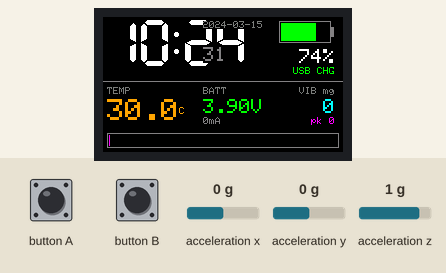
Simulated run of this sketch. Board: ESP32. Shown: 240×135 colour display. Inputs (shaded band) come from the test bench; at power-on: acceleration x 0 g, acceleration y 0 g, acceleration z 1 g. The local clock reads 2024-03-15 10:24:30 at power-on unless the sketch sets it; what the sketch prints to the serial monitor is not drawn.

Above: at 1.3 s.
1.4 s: acceleration x set to -1.4 g
At 3.73 s:
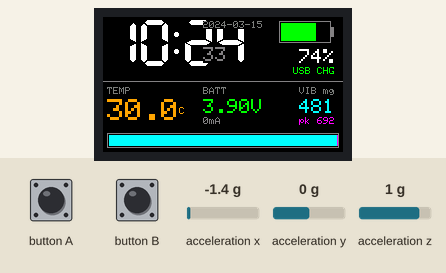
3.8 s: button A pressed for 0.15 s
At 4.04 s:
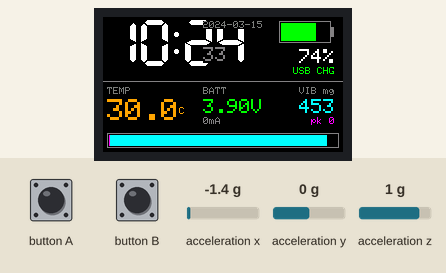
4.5 s: acceleration y set to -1.4 g
At 4.91 s:
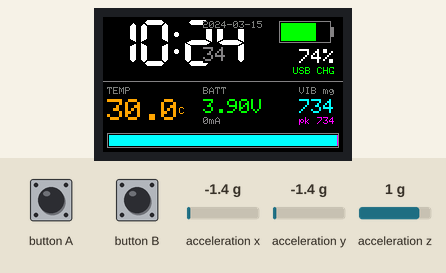
6.2 s: button A pressed for 1 s
At 7.9 s:
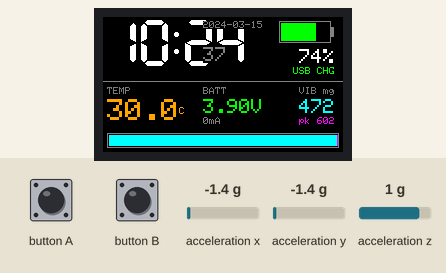
Timing chart, 0 to 9.4 s (numbered marks = the images above; inputs shaded):
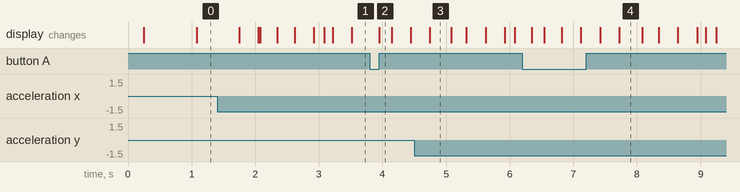

Measured:
- after the input at 1.4 s, the display: first changes after 0.35 s (image 1 shows a later state)

The sketch:

dashboard.ino
```cpp
/*
 * M5StickC Plus - Dashboard
 *   Time  : BM8563 RTC
 *   Temp  : MPU6886 on-die sensor
 *   Batt  : AXP192 PMU
 *   Vib   : MPU6886 accelerometer, high-passed RMS
 *
 *   BtnA : reset vibration peak
 *   BtnB : cycle backlight brightness
 */
#include <M5StickCPlus.h>
#include <math.h>

#define SCR_W 240
#define SCR_H 135

#define C_BG      0x0000  // black
#define C_DIM     0x8410  // grey
#define C_LABEL   0x7BEF  // light grey
#define C_TIME    0xFFFF  // white
#define C_TEMP    0xFD20  // orange
#define C_BATT_OK 0x07E0  // green
#define C_BATT_MD 0xFFE0  // yellow
#define C_BATT_LO 0xF800  // red
#define C_VIB     0x07FF  // cyan
#define C_PEAK    0xF81F  // magenta

TFT_eSprite spr = TFT_eSprite(&M5.Lcd);

// ---- vibration measurement ----
// |a| minus a slow-tracking gravity baseline (high-pass), RMS over a window.
const uint32_t VIB_WINDOW_MS = 250;
float    gravityBaseline = 1.0f;
double   vibSumSq        = 0.0;
uint32_t vibCount        = 0;
uint32_t vibWindowStart  = 0;
float    vibRmsMg        = 0.0f;
float    vibPeakMg       = 0.0f;
float    vibBarMg        = 0.0f;

const float VIB_FULLSCALE_MG = 500.0f;

uint32_t lastImuMs  = 0;
uint32_t lastDrawMs = 0;
uint32_t lastLogMs  = 0;

const uint32_t IMU_PERIOD_MS  = 5;     // 200 Hz
const uint32_t DRAW_PERIOD_MS = 100;   // 10 fps
const uint32_t LOG_PERIOD_MS  = 1000;

// AXP192::ScreenBreath() takes 0-100 (percent), mapped to 2500-3200 mV backlight.
uint8_t brightnessIdx = 0;
const uint8_t BRIGHTNESS[] = {100, 75, 50, 25};

float batPercent(float v) {
  float p = (v - 3.10f) / (4.18f - 3.10f) * 100.0f;
  if (p < 0)   p = 0;
  if (p > 100) p = 100;
  return p;
}

// If the RTC is not running (implausible year), seed it from build time.
void seedRtcFromBuildTime() {
  RTC_DateTypeDef d;
  M5.Rtc.GetDate(&d);
  if (d.Year >= 2024 && d.Year <= 2099) return;

  const char *mon[] = {"Jan","Feb","Mar","Apr","May","Jun",
                       "Jul","Aug","Sep","Oct","Nov","Dec"};
  char mstr[4] = {0};
  int day = 0, year = 0, hh = 0, mm = 0, ss = 0;
  sscanf(__DATE__, "%3s %d %d", mstr, &day, &year);
  sscanf(__TIME__, "%d:%d:%d", &hh, &mm, &ss);

  uint8_t month = 1;
  for (uint8_t i = 0; i < 12; i++) {
    if (strncmp(mstr, mon[i], 3) == 0) { month = i + 1; break; }
  }

  RTC_DateTypeDef nd;
  nd.WeekDay = 0;
  nd.Month   = month;
  nd.Date    = (uint8_t)day;
  nd.Year    = (uint16_t)year;

  RTC_TimeTypeDef nt;
  nt.Hours   = (uint8_t)hh;
  nt.Minutes = (uint8_t)mm;
  nt.Seconds = (uint8_t)ss;

  M5.Rtc.SetDate(&nd);
  M5.Rtc.SetTime(&nt);
  Serial.printf("RTC seeded from build time: %04d-%02d-%02d %02d:%02d:%02d\n",
                year, month, day, hh, mm, ss);
}

void setup() {
  M5.begin();
  M5.Imu.Init();
  Serial.begin(115200);

  M5.Lcd.setRotation(3);
  M5.Axp.ScreenBreath(BRIGHTNESS[brightnessIdx]);

  spr.setColorDepth(16);
  spr.createSprite(SCR_W, SCR_H);

  seedRtcFromBuildTime();

  float ax, ay, az;
  M5.Imu.getAccelData(&ax, &ay, &az);
  gravityBaseline = sqrtf(ax * ax + ay * ay + az * az);

  vibWindowStart = millis();
  Serial.println("\n=== M5StickC Plus dashboard ===");
  Serial.println("time,tempC,batV,batPct,vibRms_mg,vibPeak_mg");
}

void sampleImu() {
  float ax, ay, az;
  M5.Imu.getAccelData(&ax, &ay, &az);
  float mag = sqrtf(ax * ax + ay * ay + az * az);

  // single-pole high pass: baseline slowly follows |a|, the residual is motion
  gravityBaseline += (mag - gravityBaseline) * 0.02f;
  float dyn = mag - gravityBaseline;

  vibSumSq += (double)dyn * dyn;
  vibCount++;

  uint32_t now = millis();
  if (now - vibWindowStart >= VIB_WINDOW_MS) {
    if (vibCount > 0) {
      vibRmsMg = sqrtf((float)(vibSumSq / vibCount)) * 1000.0f;
      if (vibRmsMg > vibPeakMg) vibPeakMg = vibRmsMg;
      vibBarMg += (vibRmsMg - vibBarMg) * 0.5f;
    }
    vibSumSq = 0.0;
    vibCount = 0;
    vibWindowStart = now;
  }
}

void drawBar(int x, int y, int w, int h, float value, float fullscale, uint16_t color) {
  spr.drawRect(x, y, w, h, C_DIM);
  int inner  = w - 4;
  int filled = (int)(inner * (value / fullscale));
  if (filled < 0)     filled = 0;
  if (filled > inner) filled = inner;
  if (filled > 0) spr.fillRect(x + 2, y + 2, filled, h - 4, color);
}

void render() {
  RTC_TimeTypeDef t;
  RTC_DateTypeDef d;
  M5.Rtc.GetTime(&t);
  M5.Rtc.GetDate(&d);

  float tempC;
  M5.Imu.getTempData(&tempC);

  float batV   = M5.Axp.GetBatVoltage();
  float batI   = M5.Axp.GetBatCurrent();
  float vbus   = M5.Axp.GetVBusVoltage();
  float batPct = batPercent(batV);
  bool  usbIn  = (vbus > 4.0f);

  uint16_t battColor = (batPct > 50) ? C_BATT_OK : (batPct > 20 ? C_BATT_MD : C_BATT_LO);

  spr.fillSprite(C_BG);

  // ---- top row: clock + battery ----
  spr.setTextDatum(TL_DATUM);
  spr.setTextColor(C_TIME, C_BG);
  spr.setTextSize(1);
  spr.setTextFont(7);
  char hm[8];
  snprintf(hm, sizeof(hm), "%02d:%02d", t.Hours, t.Minutes);
  spr.drawString(hm, 4, 2);

  spr.setTextFont(1);
  spr.setTextSize(2);
  spr.setTextColor(C_DIM, C_BG);
  char ss[4];
  snprintf(ss, sizeof(ss), "%02d", t.Seconds);
  spr.drawString(ss, 100, 30);

  spr.setTextSize(1);
  char ds[16];
  snprintf(ds, sizeof(ds), "%04d-%02d-%02d", d.Year, d.Month, d.Date);
  spr.setTextColor(C_LABEL, C_BG);
  spr.drawString(ds, 100, 4);

  // battery glyph, top right
  int bx = 176, by = 4, bw = 52, bh = 22;
  spr.drawRect(bx, by, bw, bh, C_DIM);
  spr.fillRect(bx + bw, by + 6, 3, 10, C_DIM);
  int fill = (int)((bw - 4) * batPct / 100.0f);
  if (fill > 0) spr.fillRect(bx + 2, by + 2, fill, bh - 4, battColor);

  spr.setTextDatum(TR_DATUM);
  spr.setTextColor(C_TIME, C_BG);
  spr.setTextSize(2);
  spr.drawString(String((int)(batPct + 0.5f)) + "%", 232, 32);
  spr.setTextSize(1);
  spr.setTextColor(usbIn ? C_BATT_OK : C_DIM, C_BG);
  spr.drawString(usbIn ? "USB CHG" : "BATT", 232, 50);

  spr.drawFastHLine(0, 64, SCR_W, C_DIM);

  // ---- temperature ----
  spr.setTextDatum(TL_DATUM);
  spr.setTextColor(C_LABEL, C_BG);
  spr.setTextSize(1);
  spr.drawString("TEMP", 4, 70);
  spr.setTextColor(C_TEMP, C_BG);
  spr.setTextSize(3);
  spr.drawString(String(tempC, 1), 4, 82);
  spr.setTextSize(1);
  spr.drawString("C", 76, 90);

  // ---- battery detail ----
  spr.setTextColor(C_LABEL, C_BG);
  spr.setTextSize(1);
  spr.drawString("BATT", 100, 70);
  spr.setTextColor(battColor, C_BG);
  spr.setTextSize(2);
  spr.drawString(String(batV, 2) + "V", 100, 82);
  spr.setTextSize(1);
  spr.setTextColor(C_DIM, C_BG);
  spr.drawString(String(batI, 0) + "mA", 100, 100);

  // ---- vibration ----
  spr.setTextDatum(TR_DATUM);
  spr.setTextColor(C_LABEL, C_BG);
  spr.setTextSize(1);
  spr.drawString("VIB mg", 232, 70);
  spr.setTextColor(C_VIB, C_BG);
  spr.setTextSize(2);
  spr.drawString(String((int)(vibRmsMg + 0.5f)), 232, 82);
  spr.setTextSize(1);
  spr.setTextColor(C_PEAK, C_BG);
  spr.drawString("pk " + String((int)(vibPeakMg + 0.5f)), 232, 100);

  drawBar(4, 116, SCR_W - 8, 15, vibBarMg, VIB_FULLSCALE_MG, C_VIB);
  int peakX = 6 + (int)((SCR_W - 12) * (vibPeakMg / VIB_FULLSCALE_MG));
  if (peakX > SCR_W - 6) peakX = SCR_W - 6;
  spr.drawFastVLine(peakX, 118, 11, C_PEAK);

  spr.pushSprite(0, 0);
}

void loop() {
  M5.update();

  uint32_t now = millis();

  if (now - lastImuMs >= IMU_PERIOD_MS) {
    lastImuMs = now;
    sampleImu();
  }

  if (M5.BtnA.wasPressed()) {
    vibPeakMg = 0.0f;
    Serial.println("# vibration peak reset");
  }
  if (M5.BtnB.wasPressed()) {
    brightnessIdx = (brightnessIdx + 1) % (sizeof(BRIGHTNESS) / sizeof(BRIGHTNESS[0]));
    M5.Axp.ScreenBreath(BRIGHTNESS[brightnessIdx]);
    Serial.printf("# brightness -> %d\n", BRIGHTNESS[brightnessIdx]);
  }

  if (now - lastDrawMs >= DRAW_PERIOD_MS) {
    lastDrawMs = now;
    render();
  }

  if (now - lastLogMs >= LOG_PERIOD_MS) {
    lastLogMs = now;
    RTC_TimeTypeDef t;
    M5.Rtc.GetTime(&t);
    float tempC;
    M5.Imu.getTempData(&tempC);
    float batV = M5.Axp.GetBatVoltage();
    Serial.printf("%02d:%02d:%02d,%.1f,%.2f,%.0f,%.0f,%.0f\n",
                  t.Hours, t.Minutes, t.Seconds,
                  tempC, batV, batPercent(batV), vibRmsMg, vibPeakMg);
  }
}
```
